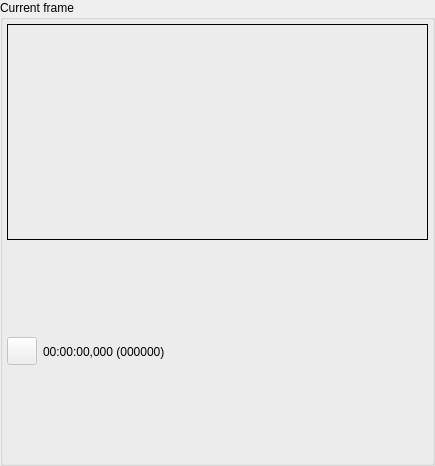
<ui version="4.0" >
 <author></author>
 <comment></comment>
 <exportmacro></exportmacro>
 <class>TTCurrentFrameWidget</class>
 <widget class="QWidget" name="TTCurrentFrameWidget" >
  <property name="geometry" >
   <rect>
    <x>0</x>
    <y>0</y>
    <width>435</width>
    <height>466</height>
   </rect>
  </property>
  <property name="sizePolicy" >
   <sizepolicy>
    <hsizetype>7</hsizetype>
    <vsizetype>7</vsizetype>
    <horstretch>1</horstretch>
    <verstretch>4</verstretch>
   </sizepolicy>
  </property>
  <property name="minimumSize" >
   <size>
    <width>280</width>
    <height>150</height>
   </size>
  </property>
  <property name="windowTitle" >
   <string>Form</string>
  </property>
  <layout class="QGridLayout" >
   <property name="margin" >
    <number>0</number>
   </property>
   <property name="spacing" >
    <number>0</number>
   </property>
   <item row="0" column="0" >
    <widget class="QGroupBox" name="gbCurrentFrame" >
     <property name="sizePolicy" >
      <sizepolicy>
       <hsizetype>5</hsizetype>
       <vsizetype>5</vsizetype>
       <horstretch>4</horstretch>
       <verstretch>10</verstretch>
      </sizepolicy>
     </property>
     <property name="sizeIncrement" >
      <size>
       <width>0</width>
       <height>0</height>
      </size>
     </property>
     <property name="title" >
      <string>Current frame</string>
     </property>
     <layout class="QGridLayout" >
      <property name="margin" >
       <number>4</number>
      </property>
      <property name="spacing" >
       <number>4</number>
      </property>
      <item row="1" column="0" >
       <layout class="QHBoxLayout" >
        <property name="margin" >
         <number>0</number>
        </property>
        <property name="spacing" >
         <number>6</number>
        </property>
        <item>
         <widget class="QPushButton" name="pbPlayVideo" >
          <property name="enabled" >
           <bool>false</bool>
          </property>
          <property name="sizePolicy" >
           <sizepolicy>
            <hsizetype>1</hsizetype>
            <vsizetype>0</vsizetype>
            <horstretch>0</horstretch>
            <verstretch>1</verstretch>
           </sizepolicy>
          </property>
          <property name="minimumSize" >
           <size>
            <width>24</width>
            <height>20</height>
           </size>
          </property>
          <property name="maximumSize" >
           <size>
            <width>30</width>
            <height>28</height>
           </size>
          </property>
          <property name="text" >
           <string/>
          </property>
          <property name="icon" >
           <iconset resource="currentframewidget.qrc" >:/pixmaps/pixmaps/play_18.xpm</iconset>
          </property>
         </widget>
        </item>
        <item>
         <widget class="QLabel" name="laCurrentPosition" >
          <property name="text" >
           <string>00:00:00,000 (000000)</string>
          </property>
         </widget>
        </item>
       </layout>
      </item>
      <item row="0" column="0" >
       <widget class="TTMPEG2Window" name="mpegWindow" >
        <property name="minimumSize" >
         <size>
          <width>16</width>
          <height>16</height>
         </size>
        </property>
        <property name="frameShape" >
         <enum>QFrame::Panel</enum>
        </property>
        <property name="frameShadow" >
         <enum>QFrame::Plain</enum>
        </property>
        <property name="lineWidth" >
         <number>1</number>
        </property>
       </widget>
      </item>
     </layout>
    </widget>
   </item>
  </layout>
 </widget>
 <pixmapfunction></pixmapfunction>
 <customwidgets>
  <customwidget>
   <class>TTMPEG2Window</class>
   <extends>QFrame</extends>
   <header>../mpeg2window/ttmpeg2window.h</header>
   <container>0</container>
   <pixmap></pixmap>
  </customwidget>
 </customwidgets>
 <resources>
  <include location="currentframewidget.qrc" />
 </resources>
 <connections/>
</ui>
